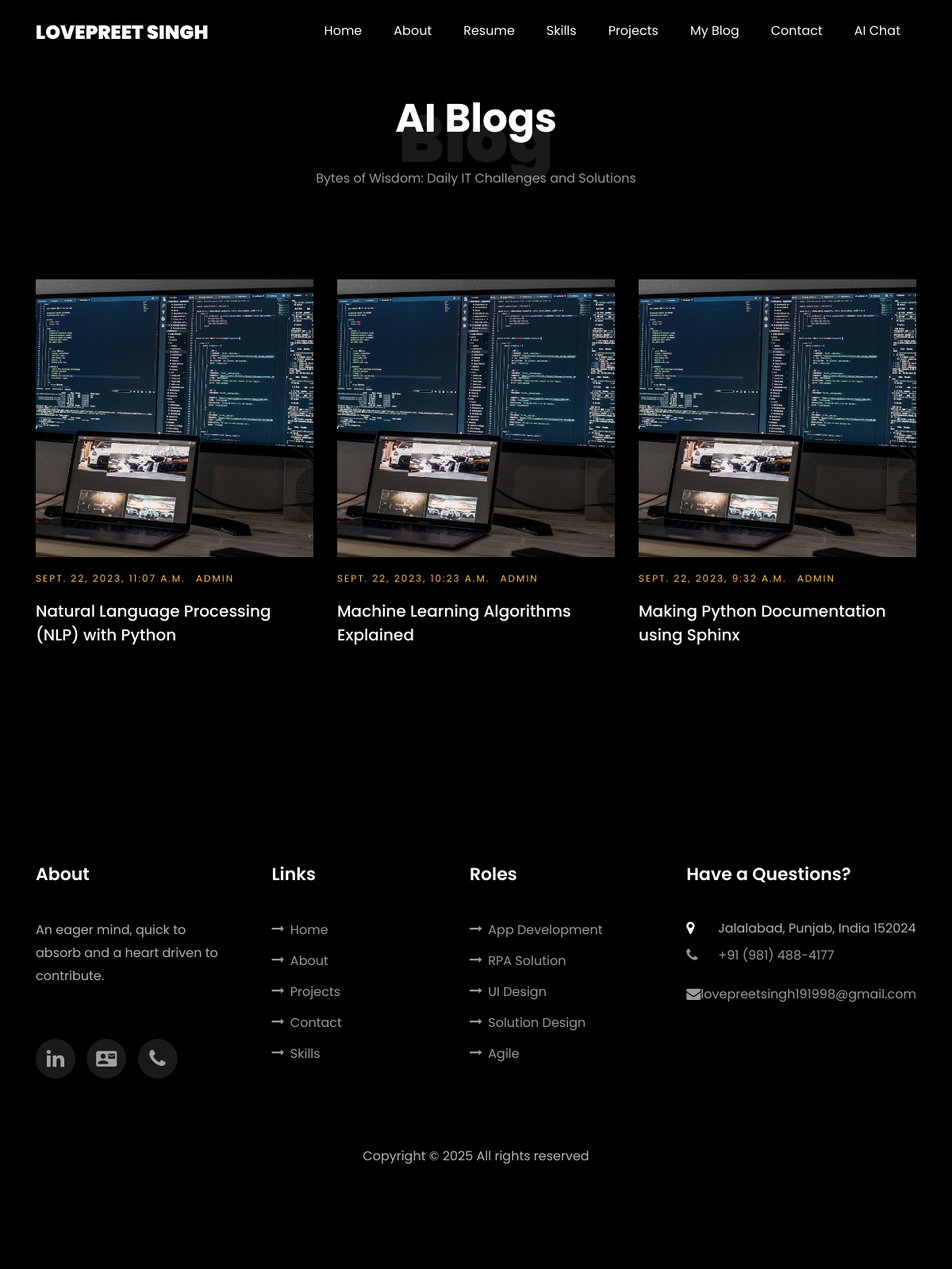
The app's page /category/4/ with its own data.
### home/models.py (models this page shows, shortened)
class Category(models.Model):
    name = models.CharField(max_length=100, unique=True)
    def __str__(self):
        return self.name

class Post(models.Model):
    title = models.CharField(max_length=200, unique=True)
    slug = models.SlugField(max_length=200, unique=True)
    author = models.ForeignKey(User, on_delete= models.CASCADE,related_name='blog_posts')
    updated_on = models.DateTimeField(auto_now= True)
    content = models.TextField()
    created_on = models.DateTimeField(auto_now_add=True)
    status = models.IntegerField(choices=STATUS, default=0)
    imageurl = models.CharField(max_length=255,unique=False)
    tags = models.ManyToManyField(Tag, blank=True)  # Many-to-many relationship with tags
    categories = models.ManyToManyField(Category, blank=True)  # Many-to-many relationship with categories
    class Meta:
        ordering = ['-created_on']

### home/views.py (the view)
# urls.py: path('category/<int:category_id>/', views.category_blogs, name='category_blogs'),
def category_blogs(request, category_id):
    category = get_object_or_404(Category, id=category_id)
    posts = category.post_set.all()
    return render(request, 'blog_results.html', {'posts': posts,'title':category})

### templates/blog_results.html (shortened to what this page needs)
{% extends "base.html" %}
{% load static %}
{% block body %}
<section class="ftco-section" id="blog">
  <div class="container">
    <div class="row justify-content-center mb-5 pb-5">
      <div class="col-md-7 heading-section text-center ftco-animate">
        <h1 class="big big-2">Blog</h1>
        <h2 class="mb-4">{{ title }} Blogs</h2>
        <p>Bytes of Wisdom: Daily IT Challenges and Solutions</p>
      </div>
    </div>
    <div class="row d-flex">
    {% for post in posts %}
      <div class="col-md-4 d-flex ftco-animate">
        <div class="blog-entry justify-content-end">
        <a href="{% url 'blog_post' post.id %}" class="block-20" style="background-image: url('{% static post.imageurl %}');">
        </a>
        <div class="text mt-3 float-right d-block">
          <div class="d-flex align-items-center mb-3 meta">
            <p class="mb-0">
            <span class="mr-2">{{ post.created_on }}</span>
            <span class="mr-2">{{ post.author }}</span>
            </p>
          </div>
          <h3 class="heading"><a href="{% url 'blog_post' post.id %}">{{ post.title }}</a>
          </h3>
        </div>
        </div>
      </div>
      {% endfor %}
    </div>
  </div>
</section>
{% endblock body %}

### records on screen
Category: name "AI"
Post: imageurl (picture), created_on "SEPT. 22, 2023, 11:07 A.M.", author "ADMIN", title "Natural Language Processing (NLP) with Python"
Post: imageurl (picture), created_on "SEPT. 22, 2023, 10:23 A.M.", author "ADMIN", title "Machine Learning Algorithms Explained"
Post: imageurl (picture), created_on "SEPT. 22, 2023, 9:32 A.M.", author "ADMIN", title "Making Python Documentation using Sphinx"
